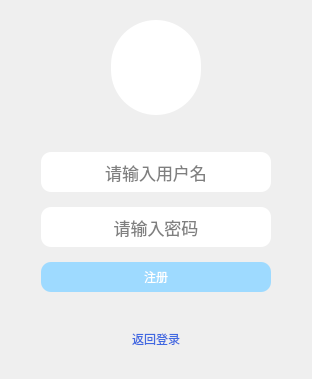
<?xml version="1.0" encoding="UTF-8"?>
<ui version="4.0">
 <class>RegisterView</class>
 <widget class="QWidget" name="RegisterView">
  <property name="geometry">
   <rect>
    <x>0</x>
    <y>0</y>
    <width>312</width>
    <height>379</height>
   </rect>
  </property>
  <property name="windowTitle">
   <string>Form</string>
  </property>
  <property name="styleSheet">
   <string notr="true">QToolButton{
	background-color: rgba(0, 0, 0,0);
	border: none;
}

QToolButton#btnClose:hover{
	background-color: rgb(255, 0, 0);
}

QLabel#labelProfile{
	background-color: rgb(255, 255, 255);
	border-radius: 45px;
}

QLineEdit{
	border: none;
	border-radius: 10px;
}

QPushButton{
	background-color: rgba(0, 0, 0, 0);
}

QPushButton#btnRegister{
	background-color: rgb(158, 218, 255);
	color:rgb(255,255,255);
	border:none;
	border-radius:10px;
}

QPushButton#btnRegister:hover{
	background-color: rgb(0, 141, 235);
}

QPushButton#btnReturn{
	color:rgb(65, 105, 225);
	border:none;
	border-radius:10px;
}

QPushButton#btnReturn:hover{
	color: rgb(15, 55, 185);
}

</string>
  </property>
  <layout class="QGridLayout" name="gridLayout">
   <item row="0" column="0">
    <widget class="QWidget" name="center_widget" native="true">
     <property name="sizePolicy">
      <sizepolicy hsizetype="Preferred" vsizetype="Preferred">
       <horstretch>0</horstretch>
       <verstretch>0</verstretch>
      </sizepolicy>
     </property>
     <layout class="QVBoxLayout" name="verticalLayout">
      <property name="spacing">
       <number>15</number>
      </property>
      <property name="leftMargin">
       <number>30</number>
      </property>
      <property name="rightMargin">
       <number>30</number>
      </property>
      <property name="bottomMargin">
       <number>20</number>
      </property>
      <item>
       <layout class="QHBoxLayout" name="horizontalLayout_2">
        <item>
         <spacer name="horizontalSpacer_2">
          <property name="orientation">
           <enum>Qt::Horizontal</enum>
          </property>
          <property name="sizeHint" stdset="0">
           <size>
            <width>40</width>
            <height>20</height>
           </size>
          </property>
         </spacer>
        </item>
        <item>
         <widget class="QLabel" name="labelProfile">
          <property name="minimumSize">
           <size>
            <width>90</width>
            <height>95</height>
           </size>
          </property>
          <property name="text">
           <string/>
          </property>
          <property name="pixmap">
           <pixmap resource="imgs.qrc">:/img/kita2.jpg</pixmap>
          </property>
          <property name="scaledContents">
           <bool>false</bool>
          </property>
          <property name="margin">
           <number>10</number>
          </property>
         </widget>
        </item>
        <item>
         <spacer name="horizontalSpacer_3">
          <property name="orientation">
           <enum>Qt::Horizontal</enum>
          </property>
          <property name="sizeHint" stdset="0">
           <size>
            <width>40</width>
            <height>20</height>
           </size>
          </property>
         </spacer>
        </item>
       </layout>
      </item>
      <item>
       <spacer name="verticalSpacer_2">
        <property name="orientation">
         <enum>Qt::Vertical</enum>
        </property>
        <property name="sizeHint" stdset="0">
         <size>
          <width>20</width>
          <height>40</height>
         </size>
        </property>
       </spacer>
      </item>
      <item>
       <widget class="QLineEdit" name="accountEdit">
        <property name="sizePolicy">
         <sizepolicy hsizetype="Expanding" vsizetype="Fixed">
          <horstretch>0</horstretch>
          <verstretch>0</verstretch>
         </sizepolicy>
        </property>
        <property name="minimumSize">
         <size>
          <width>0</width>
          <height>40</height>
         </size>
        </property>
        <property name="font">
         <font>
          <pointsize>13</pointsize>
         </font>
        </property>
        <property name="alignment">
         <set>Qt::AlignCenter</set>
        </property>
        <property name="placeholderText">
         <string>请输入用户名</string>
        </property>
       </widget>
      </item>
      <item>
       <widget class="QLineEdit" name="passwordEdit">
        <property name="sizePolicy">
         <sizepolicy hsizetype="Expanding" vsizetype="Fixed">
          <horstretch>0</horstretch>
          <verstretch>0</verstretch>
         </sizepolicy>
        </property>
        <property name="minimumSize">
         <size>
          <width>0</width>
          <height>40</height>
         </size>
        </property>
        <property name="font">
         <font>
          <pointsize>13</pointsize>
         </font>
        </property>
        <property name="echoMode">
         <enum>QLineEdit::Password</enum>
        </property>
        <property name="alignment">
         <set>Qt::AlignCenter</set>
        </property>
        <property name="placeholderText">
         <string>请输入密码</string>
        </property>
       </widget>
      </item>
      <item>
       <widget class="QPushButton" name="btnRegister">
        <property name="sizePolicy">
         <sizepolicy hsizetype="Minimum" vsizetype="Fixed">
          <horstretch>0</horstretch>
          <verstretch>0</verstretch>
         </sizepolicy>
        </property>
        <property name="minimumSize">
         <size>
          <width>0</width>
          <height>30</height>
         </size>
        </property>
        <property name="text">
         <string>注册</string>
        </property>
       </widget>
      </item>
      <item>
       <spacer name="verticalSpacer">
        <property name="orientation">
         <enum>Qt::Vertical</enum>
        </property>
        <property name="sizeHint" stdset="0">
         <size>
          <width>20</width>
          <height>40</height>
         </size>
        </property>
       </spacer>
      </item>
      <item>
       <widget class="QPushButton" name="btnReturn">
        <property name="text">
         <string>返回登录</string>
        </property>
       </widget>
      </item>
     </layout>
    </widget>
   </item>
  </layout>
 </widget>
 <resources>
  <include location="imgs.qrc"/>
 </resources>
 <connections/>
</ui>
